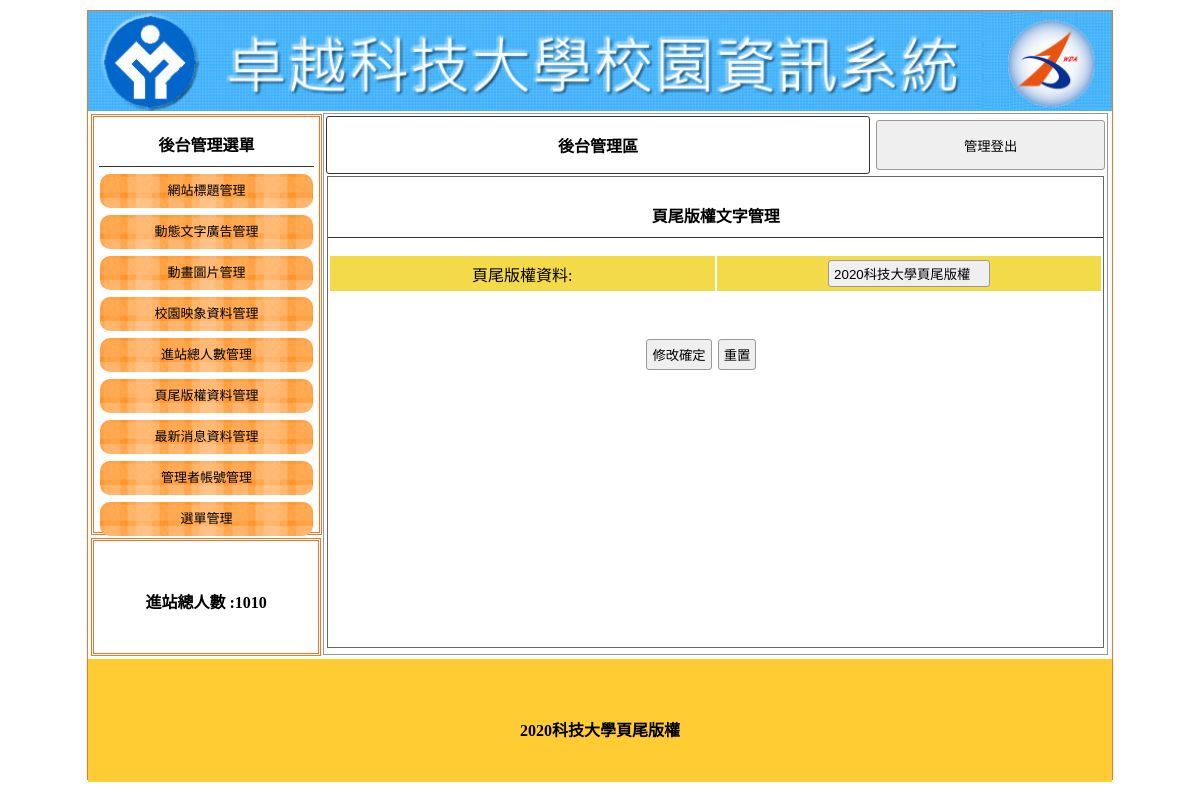
The app's page /backend.php?do=bottom (signed in) with its own data.
### tables this page shows
CREATE TABLE `title` (
  `id` int(11) UNSIGNED NOT NULL,
  `text` text DEFAULT NULL,
  `img` text DEFAULT NULL,
  `sh` int(1) NOT NULL
);

CREATE TABLE `total` (
  `id` int(11) UNSIGNED NOT NULL,
  `total` int(11) UNSIGNED NOT NULL
);

CREATE TABLE `bottom` (
  `id` int(11) UNSIGNED NOT NULL,
  `bottom` text NOT NULL
);

### base.php (called while the page is built, shortened)
<?php
$tstr=[
    'title'=>"網站標題管理",
    'ad'=>"動態文字廣告管理",
    'mvim'=>"動畫圖片管理",
    'image'=>"校園映像圖片管理",
    'total'=>"進站人數管理",
    'bottom'=>"頁尾版權文字管理",
    'news'=>"最新管理",
    'admin'=>"管理者管理",
    'menu'=>"選單管理",
];
class DB{
    protected $table;
    protected $dsn="mysql:host=localhost;dbname=dbname1;charset=utf8";
    protected $pdo;
    function __construct($table){
        $this->table=$table;
        $this->pdo=new PDO($this->dsn,'root','');
    }
    function find($id){
        $sql="select * from $this->table ";
        if(is_array($id)){
            foreach($id as $key => $value){
                $tmp[]=sprintf("`%s`='%s'",$key,$value);
            }
            $sql .= " where ".implode(" && ",$tmp);
        }else{
            $sql .= " where `id`='$id'";
        }
        return $this->pdo->query($sql)->fetch(PDO::FETCH_ASSOC);
    }
}
$Title=new DB("title");
$Total=new DB("total");
$Bottom=new DB("bottom");
?>

### backend.php (the view, shortened to what this page needs)
<?php include_once "base.php";
?>
<!DOCTYPE html
    PUBLIC "-//W3C//DTD XHTML 1.0 Transitional//EN" "http://www.w3.org/TR/xhtml1/DTD/xhtml1-transitional.dtd">
<html xmlns="http://www.w3.org/1999/xhtml">
<head>
    <link href="./css/css.css" rel="stylesheet" type="text/css">
</head>
<body>
    <div id="main">
        <a title="<?=$Title->find(['sh'=>1])['text'];?>" href="index.php">
            <div class="ti" style="background:url('img/<?=$Title->find(['sh'=>1])['img'];?>'); background-size:cover;"></div>
        </a>
        <div id="ms">
            <div id="lf" style="float:left;">
                <div id="menuput" class="dbor">
                    <span class="t botli">後台管理選單</span>
                    <a style="color:#000; font-size:13px;text-align:center; text-decoration:none;"
                        href="?do=title">
                        <div class="mainmu">
                            網站標題管理 </div>
                    </a>
                    <a style="color:#000; font-size:13px;text-align:center; text-decoration:none;" href="?do=ad">
                        <div class="mainmu">
                            動態文字廣告管理 </div>
                    </a>
                    <a style="color:#000; font-size:13px;text-align:center; text-decoration:none;" href="?do=mvim">
                        <div class="mainmu">
                            動畫圖片管理 </div>
                    </a>
                    <a style="color:#000; font-size:13px;text-align:center; text-decoration:none;" href="?do=image">
                        <div class="mainmu">
                            校園映象資料管理 </div>
                    </a>
                    <a style="color:#000; font-size:13px;text-align:center; text-decoration:none;" href="?do=total">
                        <div class="mainmu">
                            進站總人數管理 </div>
                    </a>
                    <a style="color:#000; font-size:13px;text-align:center; text-decoration:none;" href="?do=bottom">
                        <div class="mainmu">
                            頁尾版權資料管理 </div>
                    </a>
                    <a style="color:#000; font-size:13px;text-align:center; text-decoration:none;" href="?do=news">
                        <div class="mainmu">
                            最新消息資料管理 </div>
                    </a>
                    <a style="color:#000; font-size:13px;text-align:center; text-decoration:none;" href="?do=admin">
                        <div class="mainmu">
                            管理者帳號管理 </div>
                    </a>
                    <a style="color:#000; font-size:13px;text-align:center; text-decoration:none;" href="?do=menu">
                        <div class="mainmu">
                            選單管理 </div>
                    </a>
                </div>
                <div class="dbor" style="margin:3px; width:95%; height:20%; line-height:100px;">
                    <span class="t">進站總人數 :<?=$Total->find(1)['total'];?> </span>
                </div>
            </div>
            <div class="di"
                style="height:540px; border:#999 1px solid; width:76.5%; margin:2px 0px 0px 0px; float:left; position:relative; left:20px;">
                <table width="100%">
                    <tbody>
                        <tr>
                            <td style="width:70%;font-weight:800; border:#333 1px solid; border-radius:3px;"
                                class="cent"><a href="?do=admin" style="color:#000; text-decoration:none;">後台管理區</a>
                            </td>
                            <td><button onclick="lo('api/logout.php')"
                                    style="width:99%; margin-right:2px; height:50px;">管理登出</button></td>
                        </tr>
                    </tbody>
                </table>
                <?php
                $do=(isset($_GET['do']))?$_GET['do']:'title';
                $file="./backend/".$do.".php";
                if(file_exists($file)){
                    include $file;
                }else{
                    include "./backend/title.php";
                }
                ?>
            </div>
        </div>
        <div
            style="width:1024px; left:0px; position:relative; background:#FC3; margin-top:4px; height:123px; display:block;">
            <span class="t" style="line-height:123px;"><?=$Bottom->find(1)['bottom'];?></span>
        </div>
    </div>
</body>
</html>

### backend/bottom.php (shortened to what this page needs)
<div style="width:99%; height:87%; margin:auto; overflow:auto; border:#666 1px solid;">
    <p class="t cent botli"><?=$tstr[$do];?></p>
    <form method="post" action="./api/edit.php">
        <table width="100%">
            <tbody>
                <tr class="yel">
                    <td width="25%">頁尾版權資料:</td>
                    <td width="25%"><input type="text" name="bottom" value="<?=$Bottom->find(1)['bottom'];?>"></td>
                </tr>
            </tbody>
        </table>
        <table style="margin-top:40px; width:70%;">
            <tbody>
                <tr>
                    <td width="200px"></td>
                    <td class="cent"><input type="submit" value="修改確定"><input type="reset" value="重置">
                    </td>
                </tr>
            </tbody>
        </table>
    </form>
</div>

### css/css.css (style rules this page uses)
body { padding:0px; margin:0px; }
#main { width:1024px; height:768px; margin:10px auto 10px auto; border:#EE7728 1px solid; position:relative; }
.ti { width:100%; height:100px; position:relative; background-size:cover; background-repeat:no-repeat; }
.dbor { border:#EE7728 double 3px; margin:1px; padding:2px 10px 2px 10px; }
.t { font-weight:800; display:block; text-align:center; padding:10px 1px 10px 1px; }
.botli { border-bottom:#333 1px solid; }
.mainmu { position:relative; border-radius:10px; background:url(../icon/menu.fw.png) center no-repeat; background-size:cover; line-height:30px; padding:2px 10px 2px 10px; margin:7px 1px 7px 1px; height: 30px; }
#lf { height:540px; width:21%; display:inline-block; }
#menuput { width:100%; height:75%; position:relative; padding:5px; display:block; margin: 3px; }
.di { display:inline-block; }
.cent { text-align:center; }
input,button { border:#999 1px solid; border-radius:3px; background:#EFEFEF; padding:5px; margin:3px; }
input[type=text],input[type=password] { width:150px; }
.yel td { background:#F3DA49; text-align:center; }

### records on screen
title: img (picture)
total: total "1010"
bottom: bottom "2020科技大學頁尾版權"

### other values on screen
$tstr[$do] "頁尾版權文字管理"
